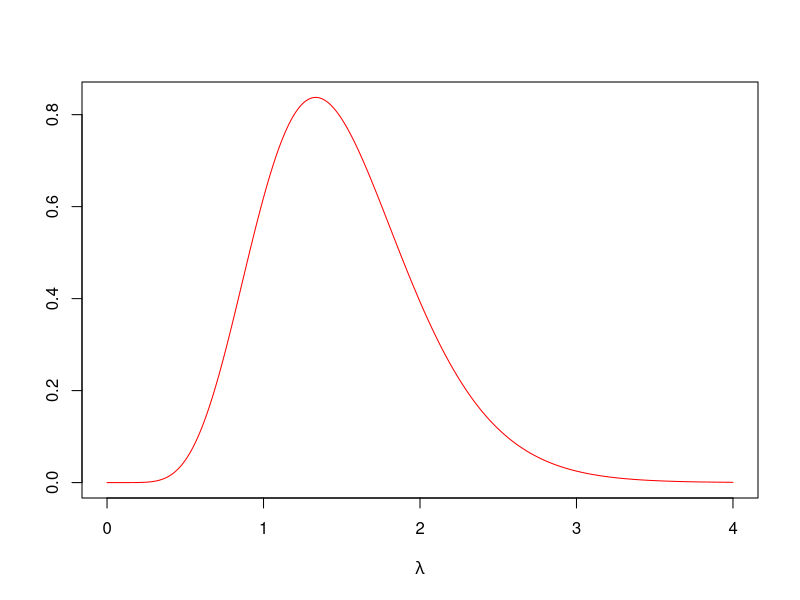
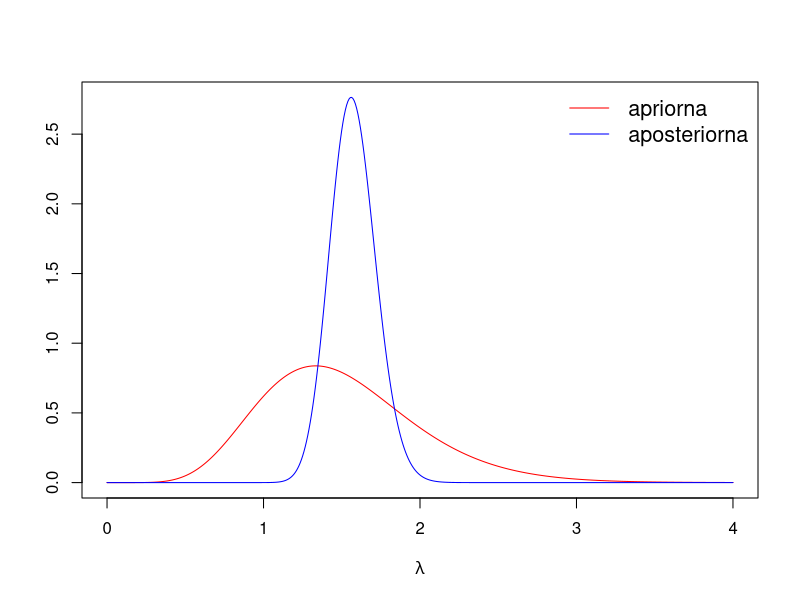
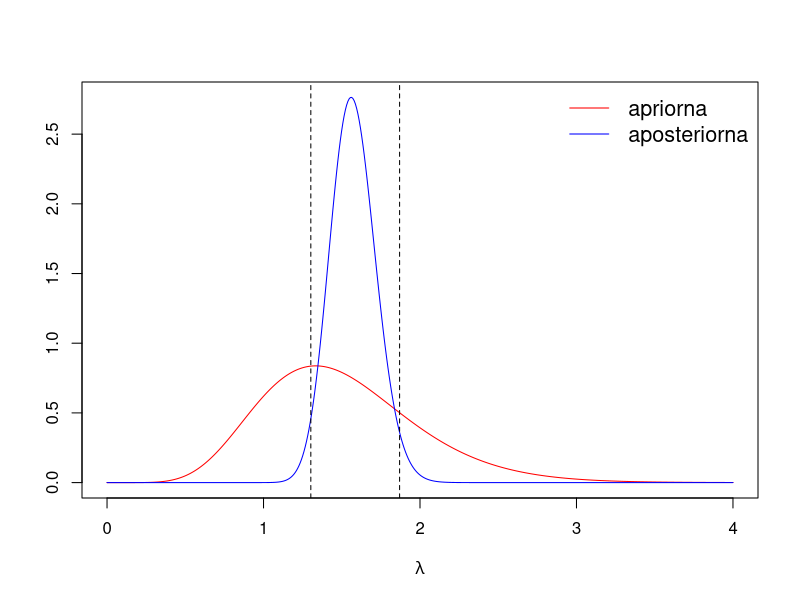

Source code (R) for these figures, in order:
## ---- chunk 1
knitr::opts_chunk$set(echo = TRUE, message = FALSE, fig.width = 8, fig.height = 5, out.width = "0.8\\textwidth")
## ---- chunk 2
(podatki <- data.frame(stevilo.cetverckov = 0:6,
                       stevilo.let = c(14,24,17,9,2,2,1)))
## ---- chunk 3
(x <- rep(podatki$stevilo.cetverckov, podatki$stevilo.let))
## ---- chunk 4
(n <- length(x))
(k <- sum(x))
## ---- chunk 5
E <- 1.5
SD <- 0.5

beta <- E/SD/SD
alpha <- E * beta
## ---- chunk 6
lambda <- seq(0, 4, length=500)
apriorna_porazdelitev <- dgamma(lambda, alpha, beta)

plot(lambda, apriorna_porazdelitev, type='l', col='red', ylab='', 
     xlab=expression(lambda))
## ---- chunk 7
alpha_apost <- alpha + k
beta_apost <- beta + n
aposteriorna_porazdelitev <- dgamma(lambda, alpha_apost, beta_apost)

plot(lambda, apriorna_porazdelitev, type='l', col='red', ylab='', 
     xlab=expression(lambda), 
     ylim=c(0, max(c(max(apriorna_porazdelitev),
                     max(aposteriorna_porazdelitev)))))
lines(lambda, aposteriorna_porazdelitev, col='blue')
legend("topright", legend = c("apriorna","aposteriorna"),
       col = c("red","blue"), lty = 1, bty = "n", cex = 1.3)
## ---- chunk 8
sum(pgamma(c(1.1, 1.9), alpha, beta) * c(-1, 1))
sum(pgamma(c(1.1, 1.9), alpha_apost, beta_apost) * c(-1, 1))
## ---- chunk 9
I <- qgamma(c(0.025,0.975), alpha_apost, beta_apost)

plot(lambda, apriorna_porazdelitev, type='l', col='red', ylab='', 
     xlab=expression(lambda), 
     ylim=c(0, max(c(max(apriorna_porazdelitev),
                     max(aposteriorna_porazdelitev)))))
lines(lambda, aposteriorna_porazdelitev, col='blue')
legend("topright", legend = c("apriorna","aposteriorna"),
       col = c("red","blue"), lty = 1, bty = "n", cex = 1.3)
abline(v=I, lty='dashed')
## ---- chunk 10
lambda_apriorna <- alpha/beta
lambda_aposteriorna <- beta/(beta+n)*alpha/beta + n/(beta+n)*k/n
lambda_frekventisticna <- k/n

